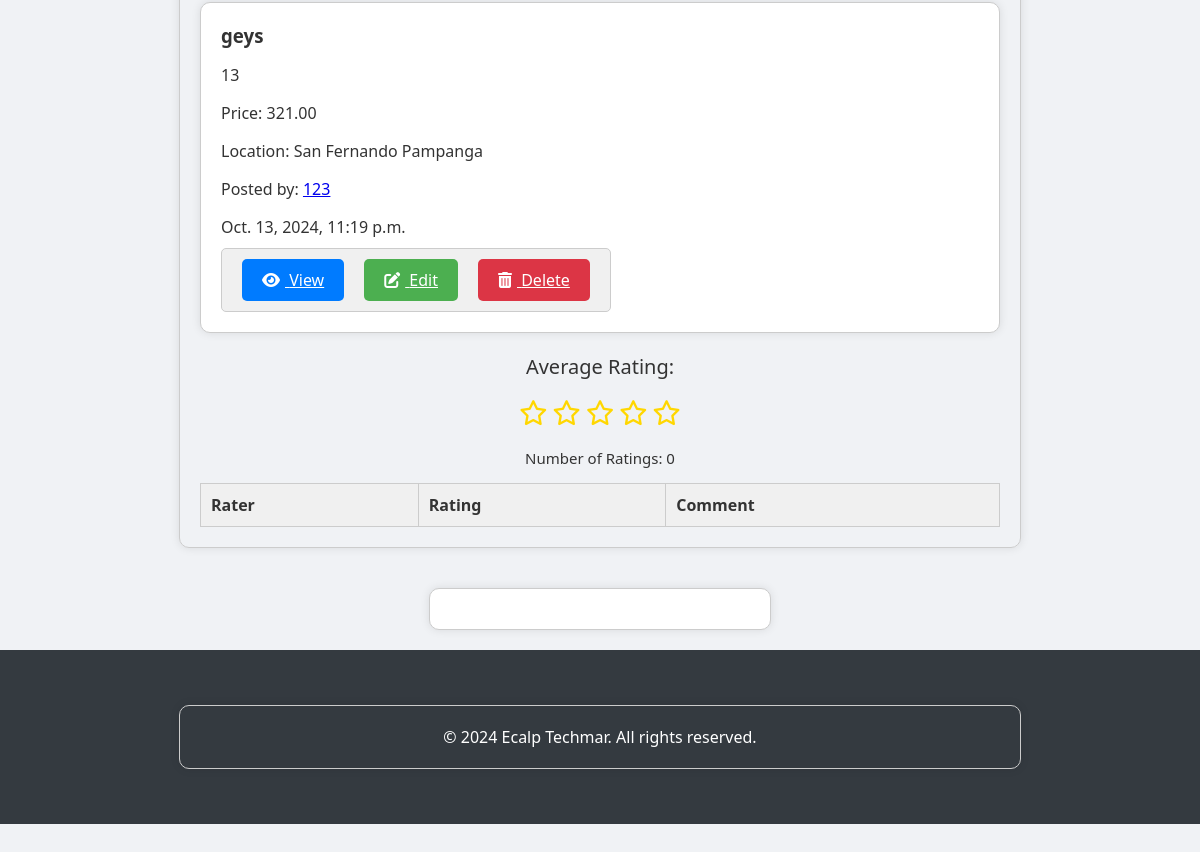
Before: /newsfeed/profile/29/ (signed in, lower part) with the older database file.
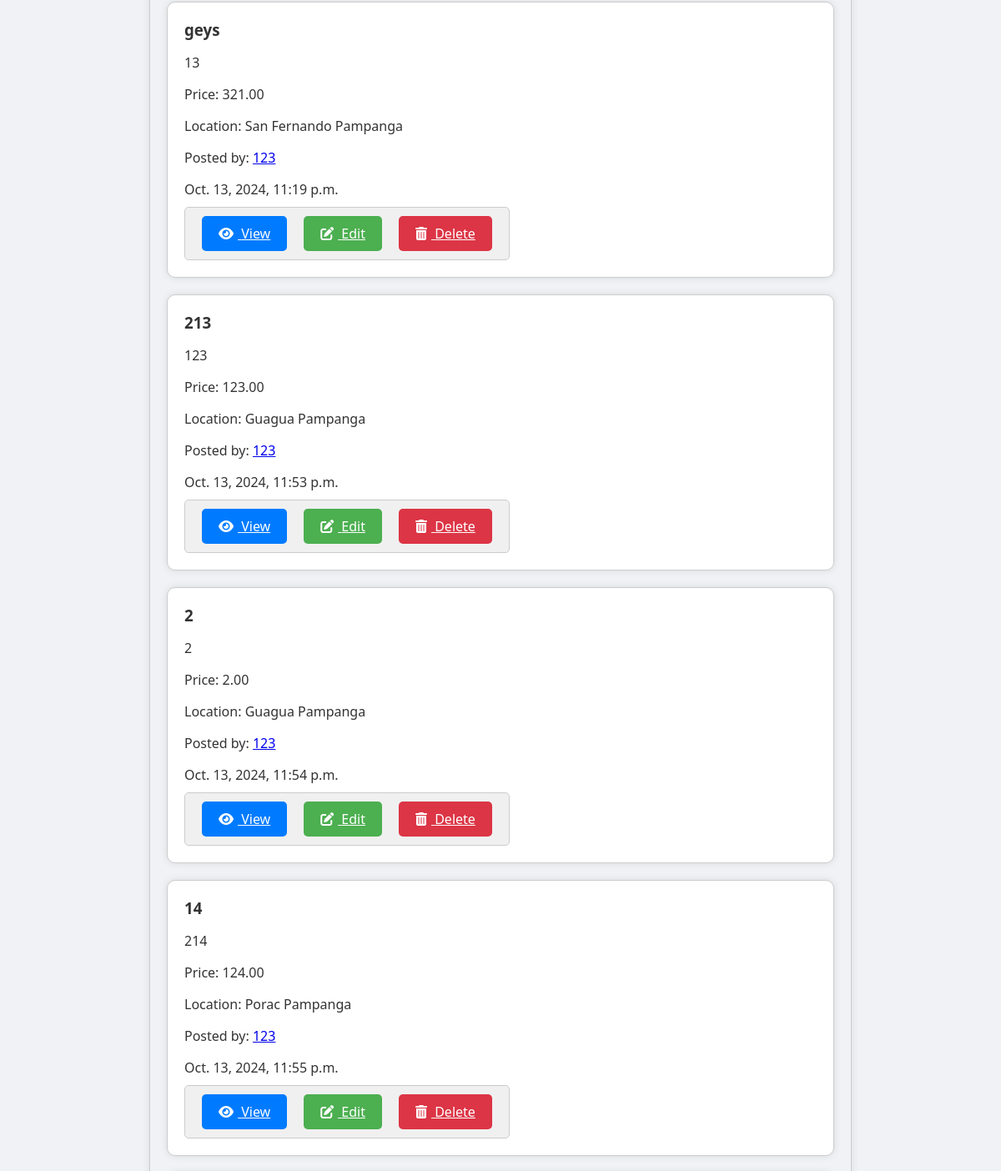
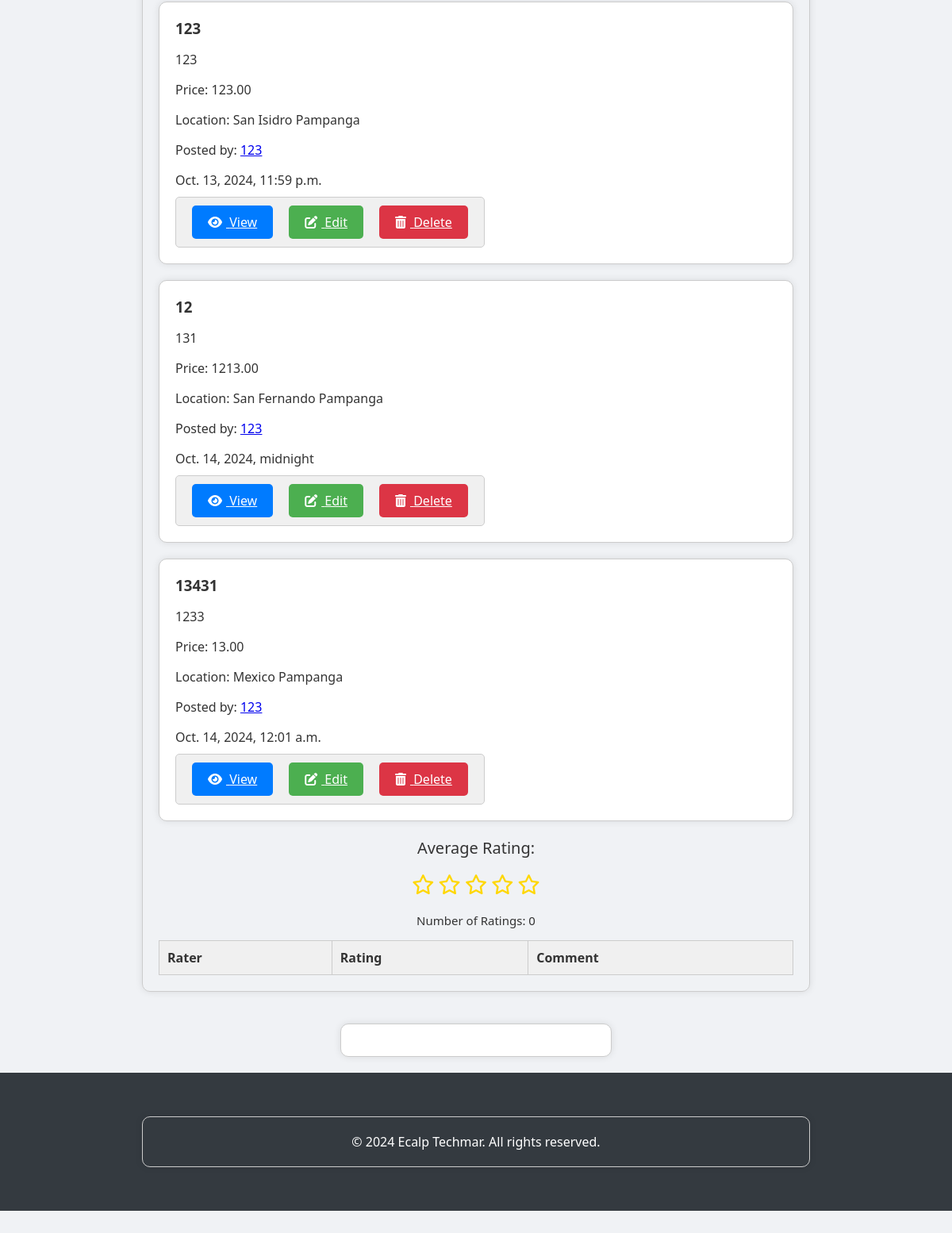
After: the same page with the newer database file (2 pictures, top to bottom).
### newsfeed/models.py (models this page shows, shortened)
class Product(models.Model):
    title = models.CharField(max_length=255)
    description = models.TextField()
    price = models.DecimalField(max_digits=10, decimal_places=2)
    image = models.ImageField(upload_to='products/')
    mobile_number = models.CharField(max_length=20)
    location = models.CharField(max_length=255)
    user = models.ForeignKey(User, on_delete=models.CASCADE)
    created_at = models.DateTimeField(auto_now_add=True)
    category = models.CharField(max_length=50, choices=[('Electronics', 'Electronics'), ('Fashion and Beauty', 'Fashion and Beauty'), ('Home and Garden', 'Home and Garden'), ('Sports and Leisure', 'Sports and Leisure'), ('Others', 'Others')], default='Others')
    is_active = models.BooleanField(default=True)
    deleted_at = models.DateTimeField(null=True, blank=True)

### newsfeed/views.py (the view, shortened to what this page needs)
# urls.py: path('profile/', profile, name='profile'),
@login_required
def profile(request, pk):
    if pk is None:
        pk = request.user.pk
    user = get_object_or_404(User, pk=pk)
    profile = user.profile
    is_owner = user == request.user
    ratings = Rating.objects.filter(rated_user=user)
    average_rating, star_equivalent_average_rating, num_ratings = get_rating_summary(ratings)
    if is_owner:
        edit_form = ProfileForm(instance=profile)
        rating_form = None
    else:
        edit_form = None
        rating_form = RatingForm()
    products = Product.objects.filter(user=user, deleted_at__isnull=True)
    return render(request, 'profile.html',
                  {'products': products, 'edit_form': edit_form, 'rating_form': rating_form, 'user': user,
                   'is_owner': is_owner, 'ratings': ratings, 'average_rating': average_rating,
                   'star_equivalent_average_rating': star_equivalent_average_rating, 'num_ratings': num_ratings})

### newsfeed/views.py (called while the page is built)
def get_rating_summary(ratings):
    if ratings:
        average_rating = sum(rating.rating for rating in ratings) / len(ratings)
        if average_rating is not None:
            star_equivalent_average_rating = round(average_rating, 1)  # assuming 1 decimal place
        else:
            star_equivalent_average_rating = None
        num_ratings = len(ratings)
    else:
        average_rating = None
        star_equivalent_average_rating = None
        num_ratings = 0
    return average_rating, star_equivalent_average_rating, num_ratings

### newsfeed/templates/profile.html (shortened to what this page needs)
<!DOCTYPE html>
<html lang="en">
<head>
    {% load static %}
    <link rel="stylesheet" href="{% static 'main/styles.css' %}">
    <link rel="stylesheet" href="https://cdnjs.cloudflare.com/ajax/libs/font-awesome/6.0.0-beta3/css/all.min.css">
</head>
<body>
    <section id="user-profile">
        <div class="container">
{% load tz %}
<div class="posted-listings">
    {% for product in products %}
    <div class="listing-card">
        <h3>{{ product.title }}</h3>
        <p>{{ product.description }}</p>
        <p>Price: {{ product.price }}</p>
        <p>Location: {{ product.location }}</p>
        <p>Posted by: <a href="{% url 'newsfeed:profile' product.user.pk %}" class="username-link">{{ product.user.username }}</a></p>
       <p>{{ product.created_at|timezone:"Asia/Manila" }}</a></p>
        <div class="button-group">
            <div class="button-container">
                <a href="{% url 'newsfeed:listing_detail' product.pk %}" class="button view-button" style="background-color: #007bff; color: #ffffff;">
    <i class="fas fa-eye"></i> View
</a>
                {% if is_owner %}
                <a href="{% url 'newsfeed:edit_listing' product.pk %}" class="button edit-button">
                    <i class="fas fa-edit"></i> Edit
                </a>
                <a href="{% url 'newsfeed:delete_listing' product.pk %}" class="button delete-button">
                    <i class="fas fa-trash-alt"></i> Delete
                </a>
                {% endif %}
            </div>
        </div>
    </div>
    {% endfor %}
</div>
      <div class="ratings">
       <div class="rating-summary" style="text-align: center;">
  <p style="font-size: 20px;">Average Rating: {{ average_rating|floatformat:1 }}</p>
  <p style="color: #ffd700; font-size: 20px;">
    {% for i in "12345"|make_list %}
      {% if i|add:0 <= star_equivalent_average_rating %}
        <i class="fas fa-star" style="font-size: 25px;"></i>
      {% elif i|add:0 == star_equivalent_average_rating|floatformat:0|add:1 %}
        <i class="fas fa-star-half-alt" style="font-size: 25px;"></i>
      {% else %}
        <i class="far fa-star" style="font-size: 25px;"></i>
      {% endif %}
    {% endfor %}
  </p>
  <p style="font-size: 15px;">Number of Ratings: {{ num_ratings }}</p>
</div>
</div>
      {% if request.user.is_authenticated %}
      <table class="ratings-table">
        <thead>
          <tr>
            <th>Rater</th>
            <th>Rating</th>
            <th>Comment</th>
          </tr>
        </thead>
      </table>
      {% endif %}
    </div>
        <div class="rating-form listing-card">
</div>
    <footer>
        <div class="container">
            <div class="footer-content">
                <p style="text-align: center; width: 100%;">&copy; 2024 Ecalp Techmar. All rights reserved.</p>
            </div>
        </div>
    </footer>
</body>

Changed rows visible on the page:
added Product: title "213", description "123", price "123.00", location "Guagua Pampanga", user.username "123", created_at "Oct. 13, 2024, 11:53 p.m."
added Product: title "2", description "2", price "2.00", location "Guagua Pampanga", user.username "123", created_at "Oct. 13, 2024, 11:54 p.m."
added Product: title "14", description "214", price "124.00", location "Porac Pampanga", user.username "123", created_at "Oct. 13, 2024, 11:55 p.m."
added Product: title "123", description "123", price "123.00", location "San Isidro Pampanga", user.username "123", created_at "Oct. 13, 2024, 11:59 p.m."
added Product: title "12", description "131", price "1213.00", location "San Fernando Pampanga", user.username "123", created_at "Oct. 14, 2024, midnight"
added Product: title "13431", description "1233", price "13.00", location "Mexico Pampanga", user.username "123", created_at "Oct. 14, 2024, 12:01 a.m."
